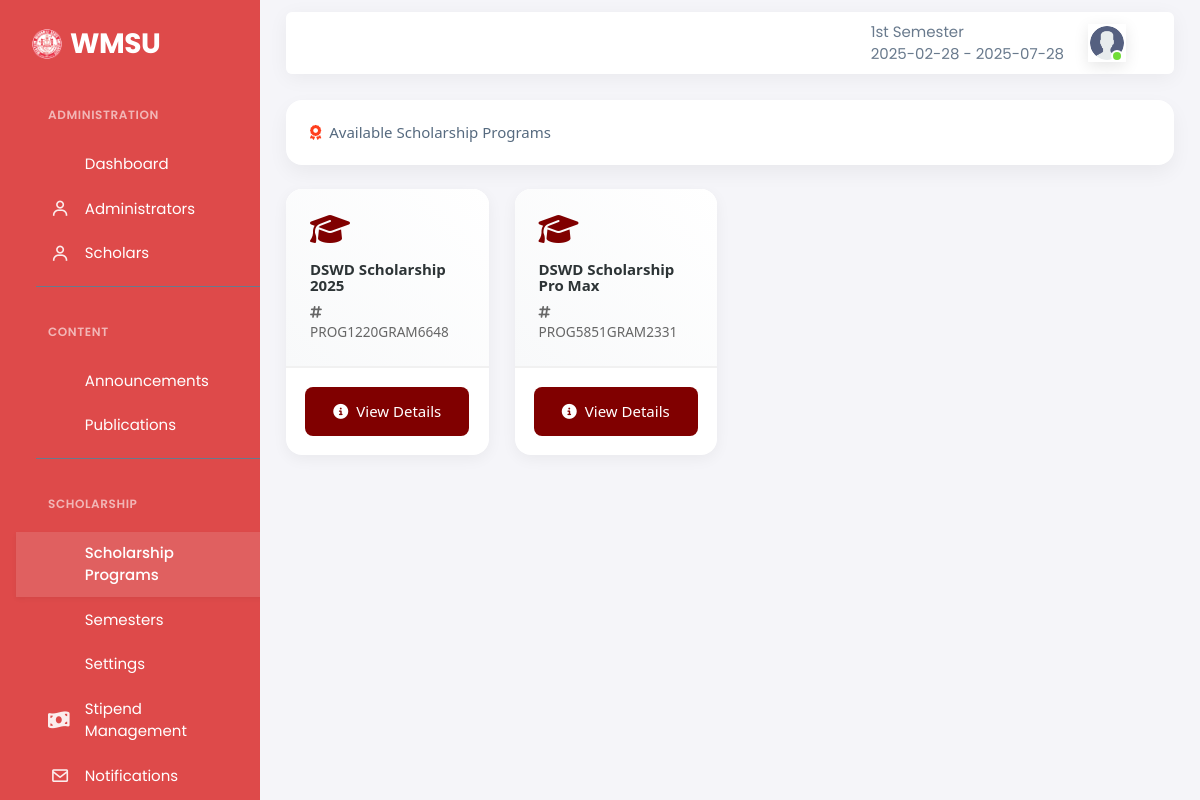
/scholars/scholarshipsuser.php (signed in), run on the app's committed database.
### tables this page shows
CREATE TABLE `settings` (
  `settingsID` int(11) NOT NULL,
  `Logo` varchar(100) NOT NULL DEFAULT 'logo.png',
  `Name` varchar(1000) NOT NULL,
  `email` varchar(28) NOT NULL,
  `contact` varchar(80) NOT NULL,
  `address` varchar(180) NOT NULL,
  `color` varchar(28) NOT NULL,
  `description` varchar(2000) DEFAULT NULL,
  `text_color` varchar(28) NOT NULL,
  `abbreviation` varchar(28) NOT NULL,
  `hero_title` varchar(255) DEFAULT 'Transform Your Future with',
  `hero_subtitle` text DEFAULT 'Access life-changing scholarship opportunities and take control of your academic journey at.',
  `navbar_color` varchar(50) DEFAULT NULL,
  `navbar_font_color` varchar(50) DEFAULT '#2d3436'
);

CREATE TABLE `semester` (
  `semesterID` int(11) NOT NULL,
  `sememestrName` varchar(88) NOT NULL,
  `date_start` varchar(20) NOT NULL,
  `date_end` varchar(20) NOT NULL,
  `flag` int(11) NOT NULL DEFAULT 0
);

CREATE TABLE `users` (
  `userID` int(11) NOT NULL,
  `studentID` varchar(88) NOT NULL,
  `profile` varchar(88) NOT NULL DEFAULT 'logo.png',
  `cor` varchar(88) DEFAULT NULL,
  `first_name` varchar(50) NOT NULL,
  `last_name` varchar(50) NOT NULL,
  `address` varchar(50) NOT NULL,
  `contact` varchar(50) NOT NULL,
  `email` varchar(50) NOT NULL,
  `password` varchar(250) NOT NULL,
  `code` int(11) NOT NULL,
  `status` varchar(50) NOT NULL,
  `roles` int(11) NOT NULL DEFAULT 3,
  `account_verifyer` int(11) NOT NULL DEFAULT 0,
  `created_account` timestamp NOT NULL DEFAULT current_timestamp()
);

CREATE TABLE `scholarship` (
  `scholarshipID` int(11) NOT NULL,
  `semesterID` int(11) NOT NULL,
  `name` varchar(100) NOT NULL,
  `date_start` varchar(28) NOT NULL,
  `date_end` varchar(28) NOT NULL,
  `description` varchar(5000) NOT NULL,
  `scholarID` varchar(28) NOT NULL,
  `limitation` int(28) NOT NULL,
  `ctrl_status` int(11) NOT NULL DEFAULT 0,
  `reinburment` varchar(28) NOT NULL,
  `reimbursement_time` enum('AM','PM') DEFAULT 'AM',
  `sector` varchar(50) NOT NULL DEFAULT 'Government',
  `validity_period` date DEFAULT NULL
);

### scholars/controls.php (called while the page is built, shortened)
<?php
require_once "../central_control.php";
$email = $_SESSION['email'];
$password = $_SESSION['password'];
if ($email != false && $password != false) {
    $stmt = $pdo->prepare("SELECT * FROM users WHERE email = :email");
    $stmt->bindParam(':email', $email);
    $stmt->execute();
    if ($stmt->execute()) {
        $fetch_info = $stmt->fetch(PDO::FETCH_ASSOC);
        $roles = $fetch_info['roles'];
    }
} else {
    header('Location: ../login.php');
}
    ?>
    <?php
$setting = $pdo->prepare("SELECT * FROM settings WHERE settingsID = 1");
$setting->execute();
$settings = $setting->fetch();
$semdetail = $pdo->prepare("SELECT * FROM semester WHERE flag = 1");
$semdetail->execute();
$semdetails = $semdetail->fetch();
$sem = $pdo->prepare("SELECT * FROM semester");
$sem->execute();
$semesters = $sem->fetchAll();
$scholarz = $pdo->prepare("SELECT s.name, s.scholarID FROM scholarship s join semester sm on sm.semesterID = s.semesterID WHERE sm.flag =1 AND s.ctrl_status = 1");
$scholarz->execute();
$scholarships_offer = $scholarz->fetchAll();
$scholarships_offer_count = $scholarz->rowCount();
?>

### scholars/scholarshipsuser.php (the view, shortened to what this page needs)
<?php include "./head.php";
$a = 3;
?>
  <body>
  <?php include "./controls.php"; ?>
    <div class="layout-wrapper layout-content-navbar">
      <div class="layout-container">
        <?php include "./sidebar.php";?>
        <div class="layout-page">
          <?php include "./topbar.php";?>
          <div class="content-wrapper">
            <div class="container-xxl flex-grow-1 container-p-y">
            <link rel="stylesheet" href="https://cdnjs.cloudflare.com/ajax/libs/font-awesome/6.4.0/css/all.min.css">
<div class="card mb-4">
    <div class="card-header d-flex align-items-center">
        <i class="fas fa-award me-2 text-danger"></i>
        <h5 class="mb-0">Available Scholarship Programs</h5>
    </div>
</div>
<div class="row">
    <?php if ($scholarships_offer_count > 0) {
        foreach ($scholarships_offer as $list) { ?>
        <div class="col-12 col-md-4 col-lg-3 mb-4">
            <div class="scholarship-card">
                <div class="scholarship-header">
                    <i class="fas fa-graduation-cap scholarship-icon"></i>
                    <h6 class="scholarship-title"><?php echo $list['name']; ?></h6>
                    <span class="scholarship-id">
                        <i class="fas fa-hashtag me-1"></i>
                        <?php echo $list['scholarID']; ?>
                    </span>
                </div>
                <div class="scholarship-body">
                    <a href="scholarships_details.php?view_scholarship=<?php echo $list['scholarID'];?>"
                       class="btn btn-view">
                        <i class="fas fa-info-circle me-2"></i>View Details
                    </a>
                </div>
            </div>
        </div>
    <?php }
    } ?>
</div>
            </div>
<?php include "./footer.php";?>

### scholars/sidebar.php (shortened to what this page needs)
<link href="https://cdn.jsdelivr.net/npm/tailwindcss@2.2.19/dist/tailwind.min.css" rel="stylesheet">
<aside id="layout-menu" class="layout-menu menu-vertical menu"
  style="background-color: <?php echo $settings['color'] ?>">
  <div class="app-brand demo">
    <a href="system_description.php" class="app-brand-link">
      <span class="app-brand-logo demo">
        <img src="../assets/images/logo/<?php echo $settings['Logo'] ?>" alt="" class="img-fluid d-none d-sm-block"
          width="30px">
      </span>
      <span
        class="app-brand-text demo menu-text fw-bold ms-2 tcolor text-uppercase"><?php echo $settings['abbreviation'] ?></span>
    </a>
  </div>
  <ul class="menu-inner py-1">
    <?php if ($roles == 1) { ?>
      <div class="menu-header">Administration</div>
      <li class="menu-item <?php if ($a == 1) { echo "active"; } ?>">
        <a href="index.php" class="menu-link tcolor hover:shadow-sm">
          <div data-i18n="Basic">Dashboard</div>
        </a>
      </li>
      <li class="menu-item <?php if ($a == 2) { echo "active"; } ?>">
        <a href="user.php" class="menu-link tcolor hover:shadow-sm">
          <i class="menu-icon tf-icons bx bx-user"></i>
          <div data-i18n="Basic">Administrators</div>
        </a>
      </li>
      <li class="menu-item <?php if ($a == 9) { echo "active"; } ?>">
        <a href="scholars.php" class="menu-link tcolor hover:shadow-sm">
          <i class="menu-icon tf-icons bx bx-user"></i>
          <div data-i18n="Basic">Scholars</div>
        </a>
      </li>
      <div class="menu-divider"></div>
      <div class="menu-header">Content</div>
      <li class="menu-item <?php if ($a == 8) { echo "active"; } ?>">
        <a href="bulletin.php" class="menu-link tcolor hover:shadow-sm">
          <div data-i18n="Basic">Announcements</div>
        </a>
      </li>
      <li class="menu-item <?php if ($a == 7) { echo "active"; } ?>">
        <a href="publications.php" class="menu-link tcolor hover:shadow-sm">
          <div data-i18n="Basic">Publications</div>
        </a>
      </li>
      <div class="menu-divider"></div>
      <div class="menu-header">Scholarship</div>
      <li class="menu-item <?php if ($a == 3) { echo "active"; } ?>">
        <a href="scholarships.php" class="menu-link tcolor hover:shadow-sm">
          <div data-i18n="Basic">Scholarship Programs</div>
        </a>
      </li>
      <li class="menu-item <?php if ($a == 4) { echo "active"; } ?>">
        <a href="semeters.php" class="menu-link tcolor hover:shadow-sm">
          <div data-i18n="Basic">Semesters</div>
        </a>
      </li>
      <li class="menu-item <?php if ($a == 5) { echo "active"; } ?>">
        <a href="settings.php" class="menu-link tcolor hover:shadow-sm">
          <div data-i18n="Basic">Settings</div>
        </a>
      </li>
      <?php if ($roles != 3): ?>
        <li class="menu-item">
          <a href="stipend_management.php" class="menu-link tcolor hover:shadow-sm">
            <i class="menu-icon tf-icons fas fa-money-bill-wave"></i>
            <div data-i18n="Analytics">Stipend Management</div>
          </a>
        </li>
      <?php endif; ?>
      <?php if ($roles == 1 || $roles == 2): ?>
        <li class="menu-item">
          <a href="test_notification.php" class="menu-link tcolor hover:shadow-sm">
            <i class="menu-icon tf-icons bx bx-envelope"></i>
            <div data-i18n="Test Notifications">Notifications</div>
          </a>
        </li>
      <?php endif; ?>
    <?php } ?>
  </ul>
</aside>

### scholars/topbar.php (shortened to what this page needs)
<nav class="layout-navbar container-xxl navbar navbar-expand-xl navbar-detached align-items-center bg-navbar-theme "
            id="layout-navbar">
            <div class="navbar-nav-right d-flex align-items-center" id="navbar-collapse">
              <ul class="navbar-nav flex-row align-items-center ms-auto">
                <li><?php echo $semdetails['sememestrName']."<br> ".$semdetails['date_start']." - ".$semdetails['date_end']?></li>
                <li class="nav-item navbar-dropdown dropdown-user dropdown">
                  <a class="nav-link dropdown-toggle hide-arrow" href="javascript:void(0);" data-bs-toggle="dropdown">
                    <div class="avatar avatar-online">
                      <img src="../assets/images/profile/<?php echo $fetch_info['profile']?>" alt class="w-px-40 h-auto rounded-circle" />
                    </div>
                  </a>
                </li>
              </ul>
            </div>
          </nav>

### assets/css/demo.css (style rules this page uses)
.menu .app-brand.demo { height: 64px; margin-top: 12px; }
.app-brand-text.demo { font-size: 1.75rem; letter-spacing: -0.5px; text-transform: lowercase; }

### scholars/topbar.php (style rules this page uses)
.layout-navbar { font-family: 'Poppins', sans-serif; backdrop-filter: blur(10px); background: rgba(255, 255, 255, 0.95) !important; box-shadow: 0 4px 20px rgba(0, 0, 0, 0.05); }
.navbar-nav { gap: 1rem; }
.avatar { border: 2px solid #fff; box-shadow: 0 4px 15px rgba(0, 0, 0, 0.1); transition: transform 0.3s ease; }
.navbar-nav-right { max-width: 400px; margin-left: auto; padding: 0 1rem; }

### scholars/scholarshipsuser.php (style rules this page uses)
.menu-vertical { font-family: 'Poppins', sans-serif; }
.menu-item { margin-bottom: 0.5rem; }
.menu-link { border-radius: 8px; transition: all 0.3s ease; }
.layout-navbar { font-family: 'Poppins', sans-serif; backdrop-filter: blur(10px); background: rgba(255, 255, 255, 0.95) !important; box-shadow: 0 4px 20px rgba(0, 0, 0, 0.05); }
.card { border: none; border-radius: 16px; box-shadow: 0 8px 20px rgba(0, 0, 0, 0.05); transition: transform 0.3s ease; margin-bottom: 1.5rem; }
.card-header { border-bottom: none; background: transparent; padding: 1.5rem; }
.scholarship-card { background: white; border-radius: 16px; box-shadow: 0 4px 15px rgba(0, 0, 0, 0.05); transition: all 0.3s ease; overflow: hidden; }
.scholarship-header { padding: 1.5rem; background: linear-gradient(45deg, #f8f9fa, #ffffff); border-bottom: 2px solid #f1f1f1; }
.scholarship-icon { font-size: 2rem; color: #800000; margin-bottom: 1rem; }
.scholarship-title { font-weight: 600; margin-bottom: 0.5rem; color: #2d3436; }
.scholarship-id { font-size: 0.85rem; color: #666; display: block; }
.scholarship-body { padding: 1.2rem; }
.btn-view { width: 100%; background: #800000; color: white; padding: 0.8rem; border-radius: 8px; display: flex; align-items: center; justify-content: center; transition: all 0.3s ease; border: none; font-weight: 500; }

### data on the page
settings: Logo (picture), abbreviation "WMSU"
semester: sememestrName "1st Semester", date_start "2025-02-28", date_end "2025-07-28"
users: profile (picture)
scholarship: name "DSWD Scholarship 2025", scholarID "PROG1220GRAM6648"
scholarship: name "DSWD Scholarship Pro Max", scholarID "PROG5851GRAM2331"
